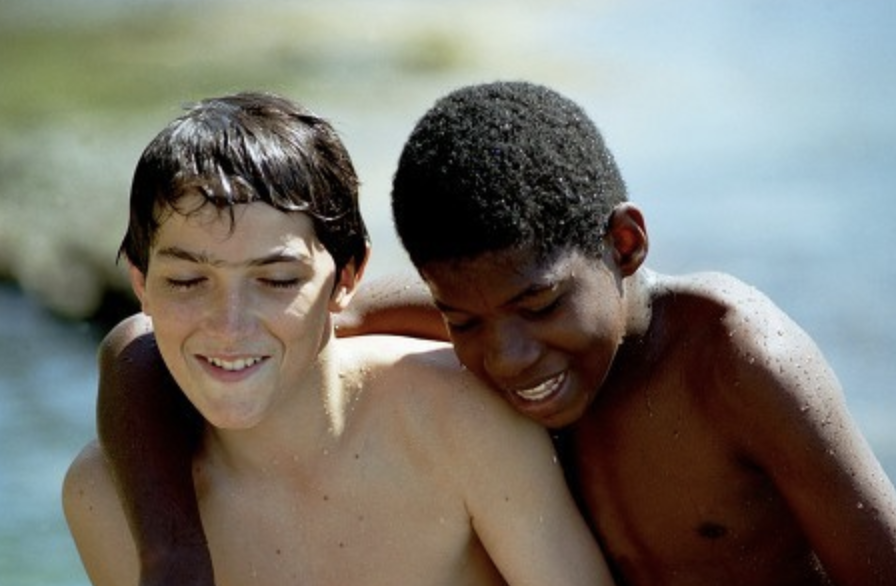
#> input picture 3_흑인과 백인의 피부색 추출/bandw.png, 896 x 586 px
$ python '흑인과 백인의 피부색 추출.py'
#> lines starting #> are read from the running program, lines starting #| are printed output that depends on the picture; after the words box and inside, x2 and y2 are one past the last pixel; in counts of white or black regions, pixels touching at a corner belong together
# -*- coding: utf-8 -*-
import cv2
import numpy as np


img = cv2.imread("bandw.png",1)
#> img is the input picture: shape (586, 896, 3); mean B, G, R 108.2, 116.4, 119.7

img = cv2.resize(img, dsize=(int(img.shape[1]/2), int(img.shape[0]/2)), interpolation=cv2.INTER_AREA)
#> img: shape (293, 448, 3)
hsv = cv2.cvtColor(img,cv2.COLOR_BGR2HSV)
#> hsv: shape (293, 448, 3); mean H, S, V 44.9, 87.5, 131.1
lower_w = np.array([0, 2, 110], dtype = "uint8")
upper_w = np.array([20, 122, 230], dtype = "uint8")
lower_b = np.array([2,90,25],dtype="uint8")
upper_b = np.array([15,250,130],dtype="uint8")
skinMask_w = cv2.inRange(hsv,lower_w,upper_w)
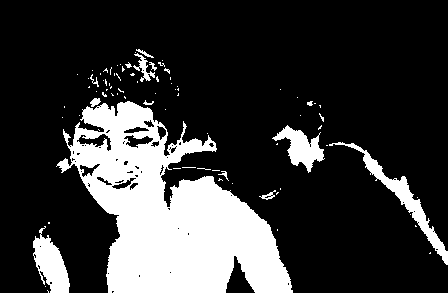
#> skinMask_w: shape (293, 448); 21.6% white; 82 white regions (68 under 20 px), largest, box (x1, y1, x2, y2) and area: (56, 101, 293, 293) 23467, (329, 142, 448, 265) 1608, (33, 226, 70, 293) 1350
skinMask_b = cv2.inRange(hsv,lower_b,upper_b)
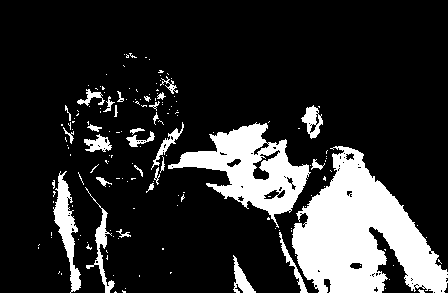
#> skinMask_b: shape (293, 448); 17.9% white; 165 white regions (135 under 20 px), largest, box (x1, y1, x2, y2) and area: (292, 146, 448, 293) 12631, (168, 122, 311, 228) 5834, (53, 171, 81, 293) 1277

# [6 lines of commented-out code are left out]

skin_w = cv2.bitwise_and(img, img, mask = skinMask_w)
#skin_w = cv2.cvtColor(skin_w,cv2.COLOR_HSV2BGR)

skin_b = cv2.bitwise_and(img, img, mask = skinMask_b)
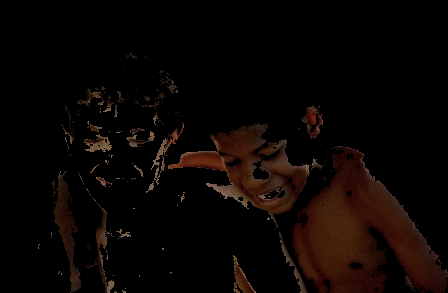
#> skin_b: shape (293, 448, 3); mean B, G, R 2.8, 4.9, 10.5
#skin_b = cv2.cvtColor(skin_b,cv2.COLOR_HSV2BGR)
skin_add = skin_w + skin_b
height = skin_add.shape[0]
#> height = 293
width = skin_add.shape[1]
#> width = 448
#skinMask_r = cv2.bitwise_and(hsv, hsv, mask = skinMask_r)
#skinMask_r = cv2.cvtColor(skinMask_r,cv2.COLOR_HSV2BGR)
for i in range(0,height):
    for j in range(0,width):
        if((skinMask_w[i][j]==skinMask_b[i][j]) and (skinMask_w[i][j]!=0)):
            skin_add[i][j] = [0,0,255]
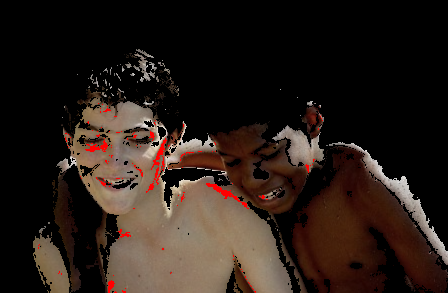
#> skin_add: shape (293, 448, 3); mean B, G, R 24, 30, 41.6

mat1 = np.hstack([img,skin_w])
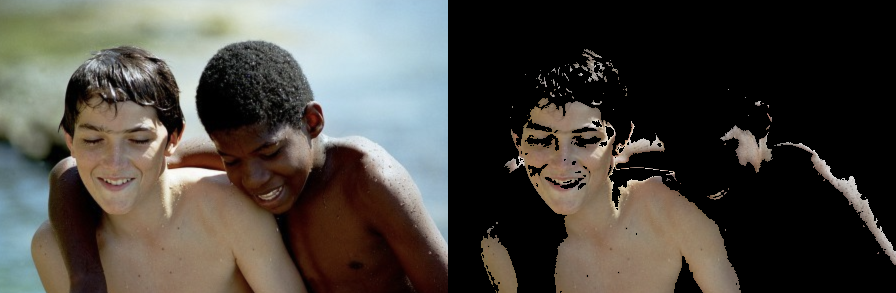
#> mat1: shape (293, 896, 3); mean B, G, R 65.3, 71.5, 75.4
mat2 = np.hstack([skin_b,skin_add])
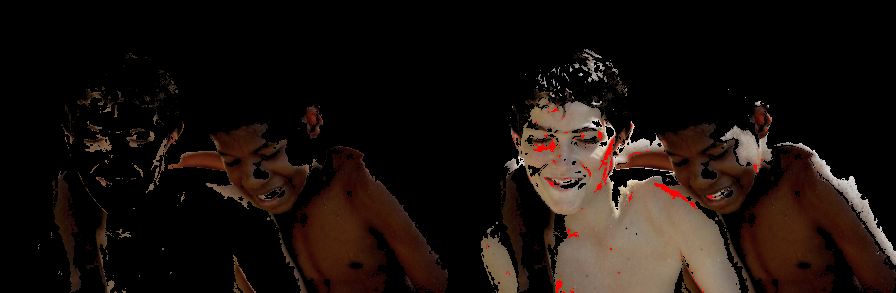
#> mat2: shape (293, 896, 3); mean B, G, R 13.4, 17.5, 26
cv2.imshow("four_images", np.vstack([mat1,mat2]))
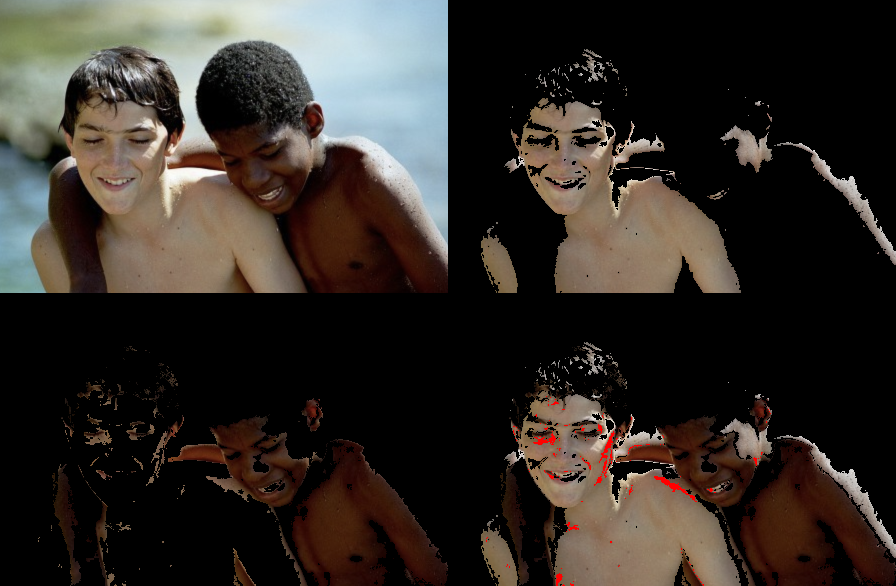
#> window 'four_images': shape (586, 896, 3); mean B, G, R 39.3, 44.5, 50.7

cv2.waitKey(0)

cv2.destroyAllWindows()
